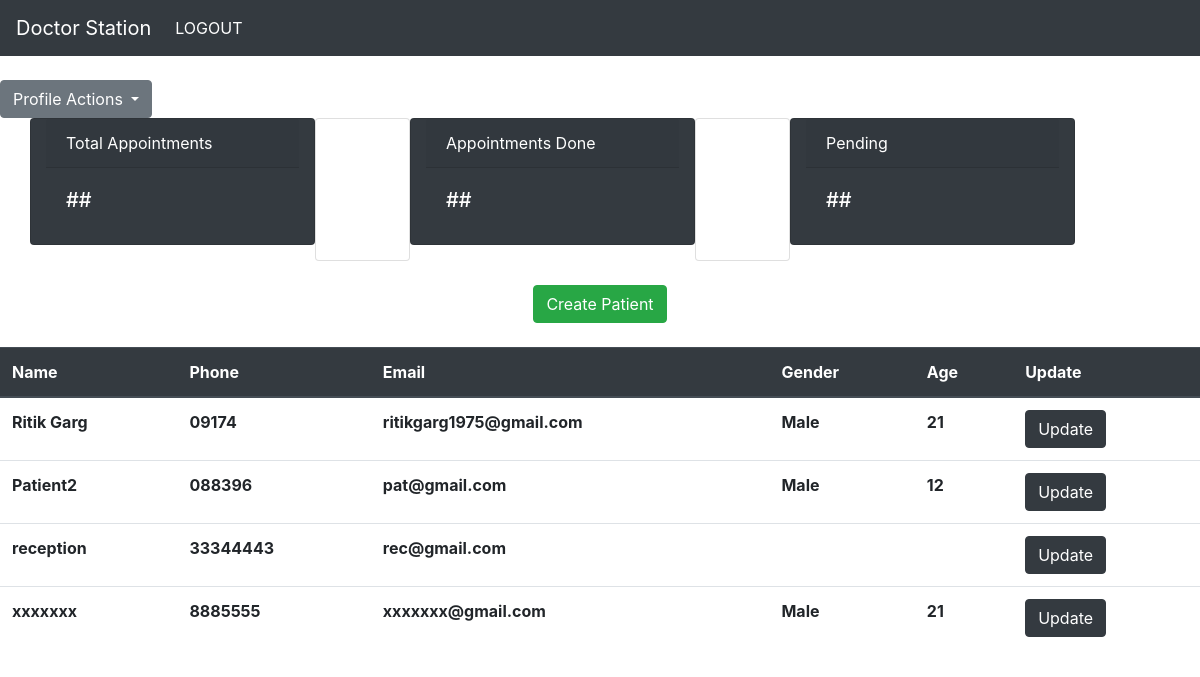
/appointments/reception/ (signed in), run on the app's committed database.
### accounts/models.py (models this page shows, shortened)
class Patient(models.Model):
    user = models.ForeignKey(User,on_delete=models.CASCADE)
    pid=models.AutoField(primary_key=True)
    phone=models.CharField(max_length=10)
    age=models.CharField(max_length=3)
    gender=models.CharField(max_length=10)
    address=models.CharField(max_length=100)
    bloodgroup=models.CharField(max_length=10)
    casepaper=models.CharField(max_length=10)

### appointments/views.py (the view)
# urls.py: path('reception/',views.reception,name='reception'),
@login_required
def reception(request):
    ap=Appointment.objects.all()
    p=Patient.objects.all()
    tot=len(ap)
    c={'ap': ap ,'p':p,'tot':tot}
    return render(request,"appointments/reception.html",c)

### appointments/templates/appointments/reception.html (shortened to what this page needs)
{% extends 'home/base.html' %}
{% block content %}
<div class="container">
<div class="row">
        <div class="card col-md-3 text-white bg-dark mb-3" style="max-width: 18rem;">
            <div class="card-header">Total Appointments</div>
            <div class="card-body">
            <h5 class="card-title">##</h5>
            </div>
        </div>
        <div class="card col-md-1">
        </div>
        <div class="card col-md-3 text-white bg-dark mb-3" style="max-width: 18rem;">
            <div class="card-header">Appointments Done</div>
            <div class="card-body">
            <h5 class="card-title">##</h5>
            </div>
        </div>
        <div class="card col-md-1">
        </div>
        <div class="card col-md-3 text-white bg-dark mb-3" style="max-width: 18rem;">
            <div class="card-header">Pending</div>
            <div class="card-body">
            <h5 class="card-title">##</h5>
            </div>
        </div>
</div>
</div>
<br>
    <center>
    <a href="{% url 'crtpat' %}"><button class="btn btn-success" >Create Patient</button></a>
</center>
<br>
<table class="table">
    <thead class="thead-dark">
      <tr>
        <th>Name</th>
        <th>Phone</th>
        <th>Email</th>
        <th>Gender</th>
        <th>Age</th>
        <th>Update</th>
      </tr>
    </thead>
    <tbody>
        {% for p in p %}
        <tr>
            <th>{{p.user.first_name}}</th>
            <th>{{p.phone}}</th>
            <th>{{p.user.email}}</th>
            <th>{{p.gender}}</th>
            <th>{{p.age}}</th>
            <form method="POST" action="{% url 'updatepat' %}">
            <th><button type='submit' class="btn btn-dark">Update</button></th>
        </tr>
    {% endfor %}
    </tbody>
  </table>
{% endblock %}

### data on the page
Patient: user.first_name "Ritik Garg", phone "09174", user.email "ritikgarg1975@gmail.com", gender "Male", age "21"
Patient: user.first_name "Patient2", phone "088396", user.email "pat@gmail.com", gender "Male", age "12"
Patient: user.first_name "reception", phone "33344443", user.email "rec@gmail.com"
Patient: user.first_name "xxxxxxx", phone "8885555", user.email "xxxxxxx@gmail.com", gender "Male", age "21"
